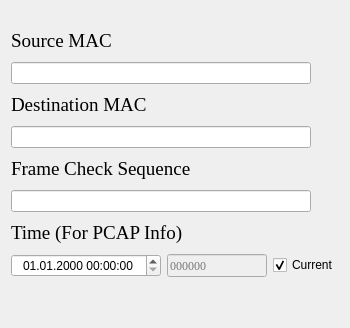
       <widget class="QWidget" name="ethernetTab">
        <attribute name="title">
         <string>Ethernet</string>
        </attribute>
        <layout class="QVBoxLayout" name="verticalLayout">
         <item>
          <spacer name="verticalSpacer_2">
           <property name="orientation">
            <enum>Qt::Vertical</enum>
           </property>
           <property name="sizeType">
            <enum>QSizePolicy::Fixed</enum>
           </property>
           <property name="sizeHint" stdset="0">
            <size>
             <width>20</width>
             <height>15</height>
            </size>
           </property>
          </spacer>
         </item>
         <item>
          <widget class="QLabel" name="ethSrcMACLabel">
           <property name="minimumSize">
            <size>
             <width>0</width>
             <height>30</height>
            </size>
           </property>
           <property name="font">
            <font>
             <family>Times New Roman</family>
             <pointsize>14</pointsize>
            </font>
           </property>
           <property name="text">
            <string>Source MAC</string>
           </property>
          </widget>
         </item>
         <item>
          <widget class="QLineEdit" name="ethSrcLineEdit">
           <property name="sizePolicy">
            <sizepolicy hsizetype="Expanding" vsizetype="Minimum">
             <horstretch>0</horstretch>
             <verstretch>0</verstretch>
            </sizepolicy>
           </property>
           <property name="minimumSize">
            <size>
             <width>0</width>
             <height>20</height>
            </size>
           </property>
           <property name="maximumSize">
            <size>
             <width>300</width>
             <height>40</height>
            </size>
           </property>
           <property name="font">
            <font>
             <family>Times New Roman</family>
            </font>
           </property>
          </widget>
         </item>
         <item>
          <widget class="QLabel" name="ethDstMACLabel">
           <property name="minimumSize">
            <size>
             <width>0</width>
             <height>30</height>
            </size>
           </property>
           <property name="font">
            <font>
             <family>Times New Roman</family>
             <pointsize>14</pointsize>
            </font>
           </property>
           <property name="text">
            <string>Destination MAC</string>
           </property>
          </widget>
         </item>
         <item>
          <widget class="QLineEdit" name="ethDstLineEdit">
           <property name="sizePolicy">
            <sizepolicy hsizetype="Expanding" vsizetype="Minimum">
             <horstretch>0</horstretch>
             <verstretch>0</verstretch>
            </sizepolicy>
           </property>
           <property name="minimumSize">
            <size>
             <width>0</width>
             <height>20</height>
            </size>
           </property>
           <property name="maximumSize">
            <size>
             <width>300</width>
             <height>40</height>
            </size>
           </property>
           <property name="font">
            <font>
             <family>Times New Roman</family>
            </font>
           </property>
          </widget>
         </item>
         <item>
          <widget class="QLabel" name="ethFCSMACLabel">
           <property name="minimumSize">
            <size>
             <width>0</width>
             <height>30</height>
            </size>
           </property>
           <property name="font">
            <font>
             <family>Times New Roman</family>
             <pointsize>14</pointsize>
            </font>
           </property>
           <property name="text">
            <string>Frame Check Sequence</string>
           </property>
          </widget>
         </item>
         <item>
          <widget class="QLineEdit" name="ethFCSLineEdit">
           <property name="sizePolicy">
            <sizepolicy hsizetype="Expanding" vsizetype="Minimum">
             <horstretch>0</horstretch>
             <verstretch>0</verstretch>
            </sizepolicy>
           </property>
           <property name="minimumSize">
            <size>
             <width>0</width>
             <height>20</height>
            </size>
           </property>
           <property name="maximumSize">
            <size>
             <width>300</width>
             <height>40</height>
            </size>
           </property>
           <property name="font">
            <font>
             <family>Times New Roman</family>
            </font>
           </property>
          </widget>
         </item>
         <item>
          <widget class="QLabel" name="ethTimeLabel">
           <property name="minimumSize">
            <size>
             <width>0</width>
             <height>30</height>
            </size>
           </property>
           <property name="font">
            <font>
             <family>Times New Roman</family>
             <pointsize>14</pointsize>
            </font>
           </property>
           <property name="text">
            <string>Time (For PCAP Info)</string>
           </property>
          </widget>
         </item>
         <item>
          <layout class="QHBoxLayout" name="horizontalLayout_13">
           <item>
            <widget class="QDateTimeEdit" name="ethTimeEdit">
             <property name="minimumSize">
              <size>
               <width>150</width>
               <height>0</height>
              </size>
             </property>
             <property name="maximumSize">
              <size>
               <width>200</width>
               <height>16777215</height>
              </size>
             </property>
             <property name="alignment">
              <set>Qt::AlignCenter</set>
             </property>
             <property name="buttonSymbols">
              <enum>QAbstractSpinBox::UpDownArrows</enum>
             </property>
             <property name="displayFormat">
              <string>dd.MM.yyyy HH:mm:ss</string>
             </property>
            </widget>
           </item>
           <item>
            <widget class="QLineEdit" name="ethNSLineEdit">
             <property name="enabled">
              <bool>false</bool>
             </property>
             <property name="sizePolicy">
              <sizepolicy hsizetype="Expanding" vsizetype="Minimum">
               <horstretch>0</horstretch>
               <verstretch>0</verstretch>
              </sizepolicy>
             </property>
             <property name="minimumSize">
              <size>
               <width>80</width>
               <height>20</height>
              </size>
             </property>
             <property name="maximumSize">
              <size>
               <width>100</width>
               <height>40</height>
              </size>
             </property>
             <property name="font">
              <font>
               <family>Times New Roman</family>
              </font>
             </property>
             <property name="inputMask">
              <string/>
             </property>
             <property name="maxLength">
              <number>6</number>
             </property>
             <property name="placeholderText">
              <string>000000</string>
             </property>
            </widget>
           </item>
           <item>
            <widget class="QCheckBox" name="ethTimeCurrentCB">
             <property name="text">
              <string>Current</string>
             </property>
             <property name="checked">
              <bool>true</bool>
             </property>
             <property name="tristate">
              <bool>false</bool>
             </property>
            </widget>
           </item>
          </layout>
         </item>
         <item>
          <spacer name="verticalSpacer">
           <property name="orientation">
            <enum>Qt::Vertical</enum>
           </property>
           <property name="sizeType">
            <enum>QSizePolicy::MinimumExpanding</enum>
           </property>
           <property name="sizeHint" stdset="0">
            <size>
             <width>20</width>
             <height>40</height>
            </size>
           </property>
          </spacer>
         </item>
        </layout>
       </widget>
